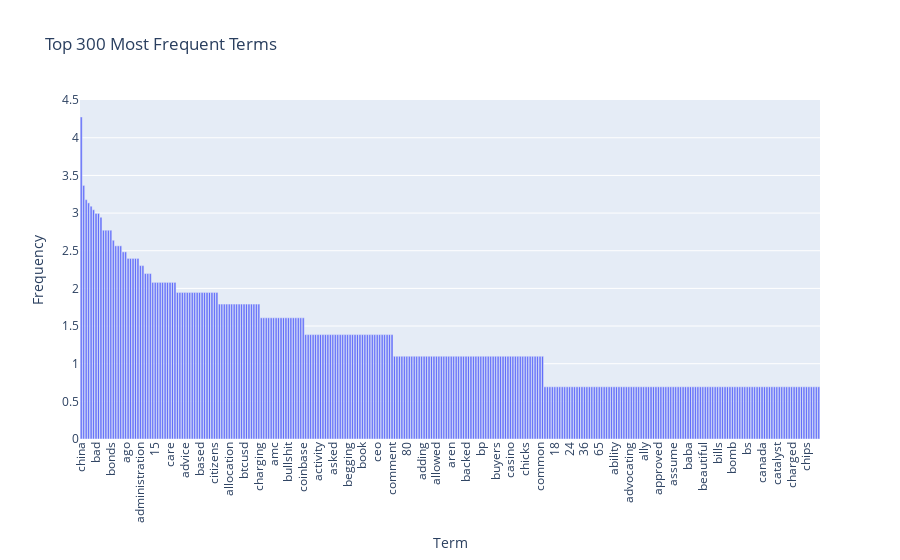

Source (notebook cell):
### Code cell
# Excersise 15

# In this case, we use the code from the previous excersise, but we apply a logarithmic scale to the frequencies.
# When we use regular term frequency to plot, we can see that the first few terms have a very high frequency compared to the rest
# and tend to dominate the graph. This doesn't happen when we change to log distribution.
# The change in the Y-axis and the curvature of the distribution also indicates that now the plot highlights those words with
# medium-frequency, which can be more meaningful than those with very high frequency. Given a large vocabulary, those
# medium-frequency words can provide more insights into the text data.

import math

term_freq = list(zip(range(df_counts.shape[0]), count_vect.get_feature_names_out(), df_counts.toarray().sum(axis=0).tolist()))
sorted_term_freq = sorted(term_freq, key=lambda x: x[2], reverse=True)
sorted_term_freq = [(i[0], i[1], math.log(i[2])) for i in sorted_term_freq]

top_n_terms = 300

df_terms = pd.DataFrame(sorted_term_freq[:top_n_terms], columns=['Index', 'Term', 'Frequency'])

fig = px.bar(
    df_terms,
    x="Term", y="Frequency",
    title=f"Top {top_n_terms} Most Frequent Terms",
    hover_data=["Index"],
)
fig.update_layout(xaxis_tickangle=-90)
fig.show()

### Figure 1 — Plotly figure (JSON) as saved in the notebook; plotly's stock layout.template omitted (floating-point values rounded to 4 significant figures; data arrays with more than 128 entries replaced by an {"elided": "..."} marker saying what was removed)
{"data": [{"customdata": {"elided": "300x1 int values"}, "hovertemplate": "Term=%{x}<br>Frequency=%{y}<br>Index=%{customdata[0]}<extra></extra>", "legendgroup": "", "marker": {"color": "#636efa", "pattern": {"shape": ""}}, "name": "", "orientation": "v", "showlegend": false, "textposition": "auto", "type": "bar", "x": {"elided": "300 str values"}, "xaxis": "x", "y": {"elided": "300 float values"}, "yaxis": "y"}], "layout": {"barmode": "relative", "legend": {"tracegroupgap": 0}, "title": {"text": "Top 300 Most Frequent Terms"}, "xaxis": {"anchor": "y", "domain": [0, 1], "tickangle": -90, "title": {"text": "Term"}}, "yaxis": {"anchor": "x", "domain": [0, 1], "title": {"text": "Frequency"}}}}
